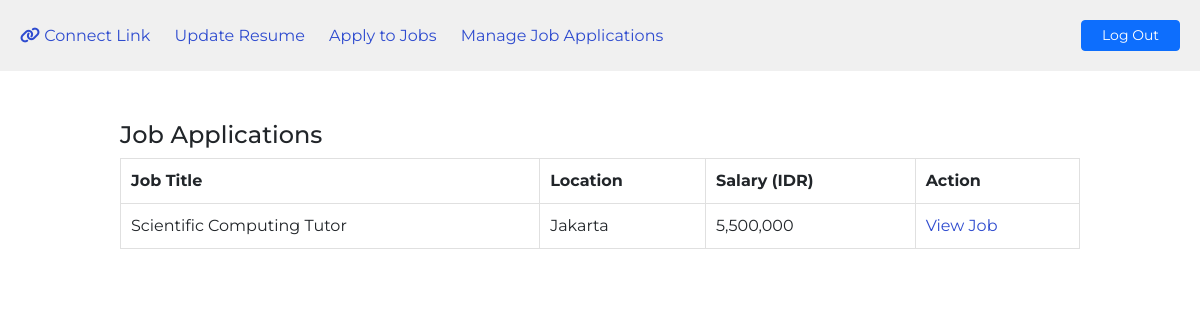
The page /job/applied-job/ (signed in) on the database as committed earlier.
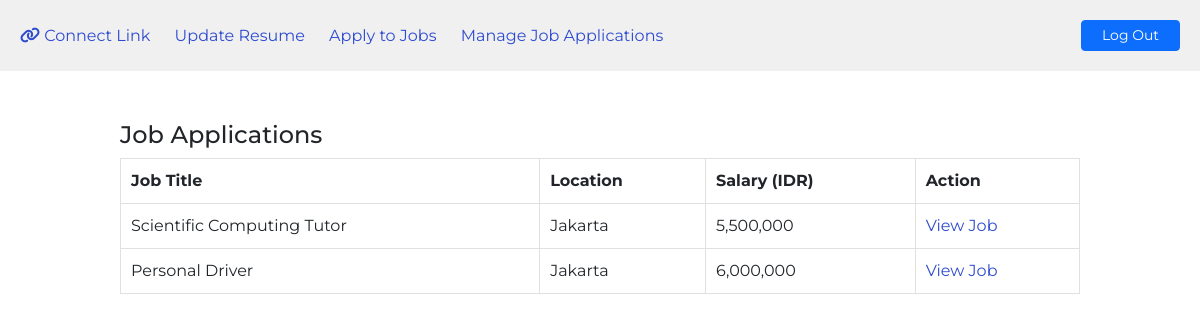
The same page on the database as committed later.
### job/models.py (models this page shows, shortened)
class ApplyJob(models.Model):
    status_choices = [
        ('Accepted', 'Accepted'),
        ('Declined', 'Declined'),
        ('Pending', 'Pending')
    ]
    user = models.ForeignKey(User, on_delete = models.CASCADE) #creates many-to-one relationship between ApplyJob and User
    job = models.ForeignKey(Job, on_delete = models.CASCADE) #creates many-to-one relationship between ApplyJob and Job
    timestamp = models.DateTimeField(auto_now_add = True)
    status = models.CharField(max_length = 50, choices = status_choices)

class Job(models.Model):
    job_type_choices = (
        ('Remote', 'Remote'),
        ('Onsite', 'Onsite'),
        ('Hybrid', 'Hybrid')
    )
    user = models.ForeignKey(User, on_delete = models.CASCADE) #creates many-to-one relationship between Job and User
    company = models.ForeignKey(Company, on_delete = models.CASCADE) #creates many-to-one relationship between Job and Company
    title = models.CharField(max_length = 100) #creates a field with max-length of 100 characters
    location = models.CharField(max_length = 100)
    salary = models.PositiveBigIntegerField(default = 5000000) #set default salary as 5,000,000
    requirements = models.TextField()
    is_available = models.BooleanField(default = True)
    timestamp = models.DateTimeField(auto_now_add = True)
    industry = models.ForeignKey(Industry, on_delete = models.CASCADE, null = True, blank = True) #creates many-to-one relationship between Job and Industry
    job_type = models.CharField(max_length = 20, choices = job_type_choices, null = True, blank = True)

### job/views.py (the view)
# urls.py: path('applied-job/', views.applied_job, name = 'applied-job'),
def applied_job(request):
    jobs = ApplyJob.objects.filter(user = request.user)
    context = {'jobs': jobs}
    return render(request, 'job/applied-job.html', context)

### templates/job/applied-job.html
{% extends 'base.html' %}
{% load humanize %}
{% block content %}
<h4>Job Applications</h4>
<table>
    <tr>
        <th>Job Title</th>
        <th>Location</th>
        <th>Salary (IDR)</th>
        <th>Action</th>
    </tr>
    {% for job in jobs %}
    <tr>
        <td>{{job.job.title}}</td>
        <td>{{job.job.location}}</td>
        <td>{{job.job.salary|intcomma}}</td>
        <td><a href="{% url 'job-details' job.job.pk %}">View Job</a></td>
    </tr>
    {% endfor %}
</table>
{% endblock content %}

### templates/base.html (shortened to what this page needs)
<!DOCTYPE html>
<html lang="en">
<head>
    <link href="https://cdn.jsdelivr.net/npm/bootstrap@5.2.3/dist/css/bootstrap.min.css" rel="stylesheet"
>
</head>
<body>
    <div class="nav">
        <div class="nav-menu">
            {% if request.user.is_authenticated %}
            <a href="{% url 'dashboard' %}">
                <i class="fa-solid fa-link"></i>
                Connect Link
            </a>
                {% if request.user.is_employee %}
                    {% if request.user.has_resume %}
                        <a href="{% url 'update-resume' %}">Update Resume</a>
                        <a href="{% url 'job-list' %}">Apply to Jobs</a>
                        <a href="{% url 'applied-job' %}">Manage Job Applications</a>
                    {% else %}
                        <a href="{% url 'update-resume' %}">Create Resume</a>
                    {% endif %}
                {% endif %}
            {% else %}
                <a href="{% url 'home' %}">
                    <i class="fa-solid fa-link"></i>
                    Connect Link
                </a>
            {% endif %}
        </div>
        {% if request.user.is_authenticated %}
        <a href="{% url 'logout' %}" class="log-out-btn btn btn-primary btn-sm">Log Out</a>
        {% else %}
        <a href="{% url 'login' %}" class="log-out-btn btn btn-primary btn-sm">Log In</a>
        {% endif %}
    </div>
    <div class="wrapper">
        {% block content %}
        {% endblock content %}
    </div>
</body>
</html>

### templates/base.html (style rules this page uses)
* { font-family: "Montserrat"; }
a { text-decoration: none; color: inherit; }
body { margin: 0; padding: 0; }
.wrapper { width: 80%; max-width: 1300px; margin: 0 auto 100px auto; padding-top: 50px; }
.nav { display: flex; background-color: #F0F0F0; }
.nav-menu { margin-right: auto; margin-top: auto; margin-bottom: auto; }
.nav-menu a { margin: 10px; color: #2E4BCF; }
.nav-menu a:first-of-type { margin-left: 20px; }
.log-out-btn { margin-left: auto; margin: 20px; padding-left: 20px; padding-right: 20px; }
table { width: 100%; }
table, th, td { border: 1px solid #E0E0E0; padding: 10px; }
table a { color: #2E4BCF; }

Rows that differ between the two databases and show on the page:
added ApplyJob: job "Personal Driver", job.location "Jakarta", job.salary "6,000,000"
